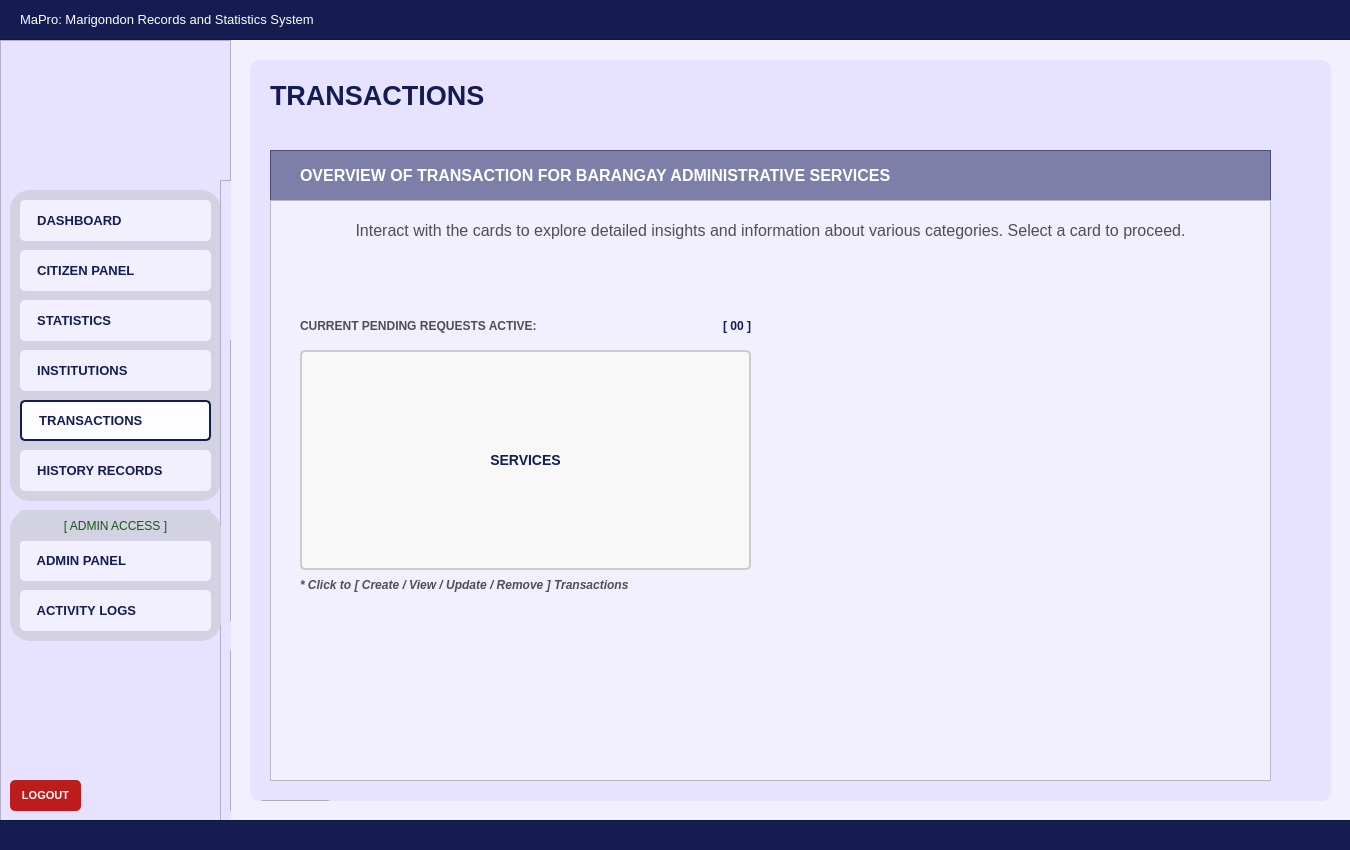
<?xml version="1.0" encoding="UTF-8"?>
<ui version="4.0">
 <class>User_dashboardWidget</class>
 <widget class="QWidget" name="User_dashboardWidget">
  <property name="geometry">
   <rect>
    <x>0</x>
    <y>0</y>
    <width>1350</width>
    <height>850</height>
   </rect>
  </property>
  <property name="sizePolicy">
   <sizepolicy hsizetype="Fixed" vsizetype="Fixed">
    <horstretch>0</horstretch>
    <verstretch>0</verstretch>
   </sizepolicy>
  </property>
  <property name="maximumSize">
   <size>
    <width>1350</width>
    <height>850</height>
   </size>
  </property>
  <property name="windowTitle">
   <string>Form</string>
  </property>
  <property name="styleSheet">
   <string notr="true">#User_dashboardWidget{
	background-color: #f2efff;
}</string>
  </property>
  <widget class="QFrame" name="baseNavFrame">
   <property name="geometry">
    <rect>
     <x>0</x>
     <y>40</y>
     <width>231</width>
     <height>781</height>
    </rect>
   </property>
   <property name="styleSheet">
    <string notr="true">#baseNavFrame {
	background-color: #e7e2ff;
}</string>
   </property>
   <property name="frameShape">
    <enum>QFrame::Shape::StyledPanel</enum>
   </property>
   <property name="frameShadow">
    <enum>QFrame::Shadow::Raised</enum>
   </property>
   <widget class="QFrame" name="baseNavFramesub1">
    <property name="geometry">
     <rect>
      <x>10</x>
      <y>150</y>
      <width>211</width>
      <height>311</height>
     </rect>
    </property>
    <property name="autoFillBackground">
     <bool>false</bool>
    </property>
    <property name="styleSheet">
     <string notr="true">#baseNavFramesub1{
	background-color: #d3d2e2;
	border-radius: 20px;
	border: 2px solid #d3d2e2;
	opacity: 0.1;
}</string>
    </property>
    <property name="frameShape">
     <enum>QFrame::Shape::StyledPanel</enum>
    </property>
    <property name="frameShadow">
     <enum>QFrame::Shadow::Raised</enum>
    </property>
    <widget class="QPushButton" name="nav_buttonDashboard">
     <property name="geometry">
      <rect>
       <x>10</x>
       <y>10</y>
       <width>191</width>
       <height>41</height>
      </rect>
     </property>
     <property name="font">
      <font>
       <family>Arial</family>
       <pointsize>10</pointsize>
       <bold>true</bold>
      </font>
     </property>
     <property name="cursor">
      <cursorShape>PointingHandCursor</cursorShape>
     </property>
     <property name="layoutDirection">
      <enum>Qt::LayoutDirection::LeftToRight</enum>
     </property>
     <property name="styleSheet">
      <string notr="true">#nav_buttonDashboard {
    background-color: #f2efff;
    color: #141c52;
    border-radius: 5px;
	text-align: left;
	padding: 10px;
}
#nav_buttonDashboard:hover {
    background-color: #fdfdff; /* Slightly lighter blue when hovered */
}
#nav_buttonDashboard:pressed {
    background-color: #e7e5f4; /* Darker blue when clicked */
}</string>
     </property>
     <property name="text">
      <string>  DASHBOARD</string>
     </property>
     <property name="icon">
      <iconset>
       <normaloff>../../Assets/Icons/icon_dashboard.svg</normaloff>../../Assets/Icons/icon_dashboard.svg</iconset>
     </property>
     <property name="iconSize">
      <size>
       <width>30</width>
       <height>30</height>
      </size>
     </property>
    </widget>
    <widget class="QPushButton" name="nav_buttonCitizenPanel">
     <property name="geometry">
      <rect>
       <x>10</x>
       <y>60</y>
       <width>191</width>
       <height>41</height>
      </rect>
     </property>
     <property name="font">
      <font>
       <family>Arial</family>
       <pointsize>10</pointsize>
       <bold>true</bold>
      </font>
     </property>
     <property name="cursor">
      <cursorShape>PointingHandCursor</cursorShape>
     </property>
     <property name="styleSheet">
      <string notr="true">#nav_buttonCitizenPanel {
    background-color: #f2efff;
    color: #141c52;
    border-radius: 5px;
	text-align: left;;
    padding: 10px; /* Optional: Adjusts spacing inside the button */
}
#nav_buttonCitizenPanel:hover {
    background-color: #fdfdff; /* Slightly lighter blue when hovered */
}
#nav_buttonCitizenPanel:pressed {
    background-color: #e7e5f4; /* Darker blue when clicked */
}</string>
     </property>
     <property name="text">
      <string>  CITIZEN PANEL</string>
     </property>
     <property name="icon">
      <iconset>
       <normaloff>../../Assets/Icons/icon_citizenprofiles.svg</normaloff>../../Assets/Icons/icon_citizenprofiles.svg</iconset>
     </property>
     <property name="iconSize">
      <size>
       <width>30</width>
       <height>30</height>
      </size>
     </property>
    </widget>
    <widget class="QPushButton" name="nav_buttonStatistics">
     <property name="geometry">
      <rect>
       <x>10</x>
       <y>110</y>
       <width>191</width>
       <height>41</height>
      </rect>
     </property>
     <property name="font">
      <font>
       <family>Arial</family>
       <pointsize>10</pointsize>
       <bold>true</bold>
      </font>
     </property>
     <property name="cursor">
      <cursorShape>PointingHandCursor</cursorShape>
     </property>
     <property name="styleSheet">
      <string notr="true">#nav_buttonStatistics {
    background-color: #f2efff;
    color: #141c52;
    border-radius: 5px;
	text-align: left;
    padding: 10px; /* Optional: Adjusts spacing inside the button */
}
#nav_buttonStatistics:hover {
    background-color: #fdfdff; /* Slightly lighter blue when hovered */
}
#nav_buttonStatistics:pressed {
    background-color: #e7e5f4; /* Darker blue when clicked */
}
</string>
     </property>
     <property name="text">
      <string>  STATISTICS</string>
     </property>
     <property name="icon">
      <iconset>
       <normaloff>../../Assets/Icons/icon_statistics.svg</normaloff>../../Assets/Icons/icon_statistics.svg</iconset>
     </property>
     <property name="iconSize">
      <size>
       <width>30</width>
       <height>30</height>
      </size>
     </property>
    </widget>
    <widget class="QPushButton" name="nav_buttonTransactions">
     <property name="geometry">
      <rect>
       <x>10</x>
       <y>210</y>
       <width>191</width>
       <height>41</height>
      </rect>
     </property>
     <property name="font">
      <font>
       <family>Arial</family>
       <pointsize>10</pointsize>
       <bold>true</bold>
      </font>
     </property>
     <property name="cursor">
      <cursorShape>PointingHandCursor</cursorShape>
     </property>
     <property name="styleSheet">
      <string notr="true">#nav_buttonTransactions {
    background-color: #fdfdff;
    color: #141c52;
    border-radius: 5px;
	border: 2px solid #141c52; 
	text-align: left;
    padding: 10px; /* Optional: Adjusts spacing inside the button */
}
</string>
     </property>
     <property name="text">
      <string>  TRANSACTIONS</string>
     </property>
     <property name="icon">
      <iconset>
       <normaloff>../../Assets/Icons/icon_transaction.svg</normaloff>../../Assets/Icons/icon_transaction.svg</iconset>
     </property>
     <property name="iconSize">
      <size>
       <width>30</width>
       <height>30</height>
      </size>
     </property>
    </widget>
    <widget class="QPushButton" name="nav_buttonInstitutions">
     <property name="geometry">
      <rect>
       <x>10</x>
       <y>160</y>
       <width>191</width>
       <height>41</height>
      </rect>
     </property>
     <property name="font">
      <font>
       <family>Arial</family>
       <pointsize>10</pointsize>
       <bold>true</bold>
      </font>
     </property>
     <property name="cursor">
      <cursorShape>PointingHandCursor</cursorShape>
     </property>
     <property name="autoFillBackground">
      <bool>false</bool>
     </property>
     <property name="styleSheet">
      <string notr="true">#nav_buttonInstitutions {
    background-color: #f2efff;
    color: #141c52;
    border-radius: 5px;
	text-align: left;
    padding: 10px; /* Optional: Adjusts spacing inside the button */
}
#nav_buttonInstitutions:hover {
    background-color: #fdfdff; /* Slightly lighter blue when hovered */
}
#nav_buttonInstitutions:pressed {
    background-color: #e7e5f4; /* Darker blue when clicked */
}
</string>
     </property>
     <property name="text">
      <string>  INSTITUTIONS</string>
     </property>
     <property name="icon">
      <iconset>
       <normaloff>../../Assets/Icons/icon_institutions.svg</normaloff>../../Assets/Icons/icon_institutions.svg</iconset>
     </property>
     <property name="iconSize">
      <size>
       <width>30</width>
       <height>30</height>
      </size>
     </property>
    </widget>
    <widget class="QPushButton" name="nav_buttonHistoryRecords">
     <property name="geometry">
      <rect>
       <x>10</x>
       <y>260</y>
       <width>191</width>
       <height>41</height>
      </rect>
     </property>
     <property name="font">
      <font>
       <family>Arial</family>
       <pointsize>10</pointsize>
       <bold>true</bold>
      </font>
     </property>
     <property name="cursor">
      <cursorShape>PointingHandCursor</cursorShape>
     </property>
     <property name="styleSheet">
      <string notr="true">#nav_buttonHistoryRecords {
    background-color: #f2efff;
    color: #141c52;
    border-radius: 5px;
	text-align: left;
    padding: 10px; /* Optional: Adjusts spacing inside the button */
}
#nav_buttonHistoryRecords:hover {
    background-color: #fdfdff; /* Slightly lighter blue when hovered */
}
#nav_buttonHistoryRecords:pressed {
    background-color: #e7e5f4; /* Darker blue when clicked */
}</string>
     </property>
     <property name="text">
      <string>  HISTORY RECORDS</string>
     </property>
     <property name="icon">
      <iconset>
       <normaloff>../../Assets/Icons/icon_historyrecord.svg</normaloff>../../Assets/Icons/icon_historyrecord.svg</iconset>
     </property>
     <property name="iconSize">
      <size>
       <width>30</width>
       <height>30</height>
      </size>
     </property>
    </widget>
   </widget>
   <widget class="QLabel" name="nav_imageLogo">
    <property name="geometry">
     <rect>
      <x>70</x>
      <y>30</y>
      <width>91</width>
      <height>91</height>
     </rect>
    </property>
    <property name="font">
     <font>
      <family>Arial</family>
      <pointsize>18</pointsize>
      <bold>true</bold>
     </font>
    </property>
    <property name="styleSheet">
     <string notr="true">#nav_imageLogo{	
	background-color: transparent;
	color: #ffffff;
}
</string>
    </property>
    <property name="text">
     <string/>
    </property>
    <property name="pixmap">
     <pixmap>../../Assets/Images/logo_brgyClear.png</pixmap>
    </property>
    <property name="scaledContents">
     <bool>true</bool>
    </property>
   </widget>
   <widget class="QPushButton" name="logout_buttonLogout">
    <property name="geometry">
     <rect>
      <x>10</x>
      <y>740</y>
      <width>71</width>
      <height>31</height>
     </rect>
    </property>
    <property name="font">
     <font>
      <family>Arial</family>
      <pointsize>8</pointsize>
      <bold>true</bold>
     </font>
    </property>
    <property name="cursor">
     <cursorShape>PointingHandCursor</cursorShape>
    </property>
    <property name="styleSheet">
     <string notr="true">#logout_buttonLogout {
    background-color: #bc1c1c;
    color: white;
    border-radius: 5px;
    padding: 10px; /* Optional: Adjusts spacing inside the button */
}
#logout_buttonLogout:hover {
    background-color: #d82020; /* Slightly lighter blue when hovered */
}
#logout_buttonLogout:pressed {
    background-color: #8c1515; /* Darker blue when clicked */
}</string>
    </property>
    <property name="text">
     <string>LOGOUT</string>
    </property>
   </widget>
   <widget class="QFrame" name="baseNavFrame_2">
    <property name="geometry">
     <rect>
      <x>220</x>
      <y>140</y>
      <width>231</width>
      <height>781</height>
     </rect>
    </property>
    <property name="styleSheet">
     <string notr="true">background-color: #e7e2ff;</string>
    </property>
    <property name="frameShape">
     <enum>QFrame::Shape::StyledPanel</enum>
    </property>
    <property name="frameShadow">
     <enum>QFrame::Shadow::Raised</enum>
    </property>
    <widget class="QFrame" name="baseNavFramesub1_2">
     <property name="geometry">
      <rect>
       <x>10</x>
       <y>160</y>
       <width>211</width>
       <height>281</height>
      </rect>
     </property>
     <property name="autoFillBackground">
      <bool>false</bool>
     </property>
     <property name="styleSheet">
      <string notr="true">#baseNavFramesub1{
	background-color: #d3d2e2;
	border-radius: 20px;
	border: 2px solid #d3d2e2;
	opacity: 0.1;
}</string>
     </property>
     <property name="frameShape">
      <enum>QFrame::Shape::StyledPanel</enum>
     </property>
     <property name="frameShadow">
      <enum>QFrame::Shadow::Raised</enum>
     </property>
    </widget>
    <widget class="QFrame" name="baseNavFramesub2_2">
     <property name="geometry">
      <rect>
       <x>10</x>
       <y>470</y>
       <width>211</width>
       <height>161</height>
      </rect>
     </property>
     <property name="autoFillBackground">
      <bool>false</bool>
     </property>
     <property name="styleSheet">
      <string notr="true">#baseNavFramesub2{
	background-color: #d3d2e2;
	border-radius: 20px;
	border: 2px solid #d3d2e2;
	opacity: 0.1;
}</string>
     </property>
     <property name="frameShape">
      <enum>QFrame::Shape::StyledPanel</enum>
     </property>
     <property name="frameShadow">
      <enum>QFrame::Shadow::Raised</enum>
     </property>
    </widget>
    <widget class="QLabel" name="login_imageLogo_2">
     <property name="geometry">
      <rect>
       <x>70</x>
       <y>30</y>
       <width>91</width>
       <height>91</height>
      </rect>
     </property>
     <property name="font">
      <font>
       <family>Arial</family>
       <pointsize>18</pointsize>
       <bold>true</bold>
      </font>
     </property>
     <property name="styleSheet">
      <string notr="true">#login_imageLogo{	
	background-color: transparent;
	color: #ffffff;
}
</string>
     </property>
     <property name="text">
      <string/>
     </property>
     <property name="pixmap">
      <pixmap>../Assets/logo_brgyClear.png</pixmap>
     </property>
     <property name="scaledContents">
      <bool>true</bool>
     </property>
    </widget>
    <widget class="QPushButton" name="logout_buttonLogout_2">
     <property name="geometry">
      <rect>
       <x>10</x>
       <y>740</y>
       <width>71</width>
       <height>31</height>
      </rect>
     </property>
     <property name="font">
      <font>
       <family>Arial</family>
       <pointsize>8</pointsize>
       <bold>true</bold>
      </font>
     </property>
     <property name="cursor">
      <cursorShape>PointingHandCursor</cursorShape>
     </property>
     <property name="styleSheet">
      <string notr="true">#logout_buttonLogout {
    background-color: #bc1c1c;
    color: white;
    border-radius: 5px;
    padding: 10px; /* Optional: Adjusts spacing inside the button */
}
#logout_buttonLogout:hover {
    background-color: #d82020; /* Slightly lighter blue when hovered */
}
#logout_buttonLogout:pressed {
    background-color: #8c1515; /* Darker blue when clicked */
}</string>
     </property>
     <property name="text">
      <string>LOGOUT</string>
     </property>
    </widget>
   </widget>
   <widget class="QFrame" name="baseNavFramesub2">
    <property name="geometry">
     <rect>
      <x>10</x>
      <y>470</y>
      <width>211</width>
      <height>131</height>
     </rect>
    </property>
    <property name="autoFillBackground">
     <bool>false</bool>
    </property>
    <property name="styleSheet">
     <string notr="true">#baseNavFramesub2{
	background-color: #d3d2e2;
	border-radius: 20px;
	border: 2px solid #d3d2e2;
	opacity: 0.1;
}</string>
    </property>
    <property name="frameShape">
     <enum>QFrame::Shape::StyledPanel</enum>
    </property>
    <property name="frameShadow">
     <enum>QFrame::Shadow::Raised</enum>
    </property>
    <widget class="QPushButton" name="nav_buttonAdminPanel">
     <property name="geometry">
      <rect>
       <x>10</x>
       <y>30</y>
       <width>191</width>
       <height>41</height>
      </rect>
     </property>
     <property name="font">
      <font>
       <family>Arial</family>
       <pointsize>10</pointsize>
       <bold>true</bold>
      </font>
     </property>
     <property name="cursor">
      <cursorShape>PointingHandCursor</cursorShape>
     </property>
     <property name="styleSheet">
      <string notr="true">#nav_buttonAdminPanel {
    background-color: #f2efff;
    color: #141c52;
    border-radius: 5px;
	text-align: left;
    padding: 10px; /* Optional: Adjusts spacing inside the button */
}
#nav_buttonAdminPanel:hover {
    background-color: #fdfdff; /* Slightly lighter blue when hovered */
}
#nav_buttonAdminPanel:pressed {
    background-color: #e7e5f4; /* Darker blue when clicked */
}</string>
     </property>
     <property name="text">
      <string>  ADMIN PANEL</string>
     </property>
     <property name="icon">
      <iconset>
       <normaloff>../../Assets/Icons/icon_adminoverview_off.svg</normaloff>../../Assets/Icons/icon_adminoverview_off.svg</iconset>
     </property>
     <property name="iconSize">
      <size>
       <width>30</width>
       <height>30</height>
      </size>
     </property>
    </widget>
    <widget class="QPushButton" name="nav_buttonActivityLogs">
     <property name="geometry">
      <rect>
       <x>10</x>
       <y>80</y>
       <width>191</width>
       <height>41</height>
      </rect>
     </property>
     <property name="font">
      <font>
       <family>Arial</family>
       <pointsize>10</pointsize>
       <bold>true</bold>
      </font>
     </property>
     <property name="cursor">
      <cursorShape>PointingHandCursor</cursorShape>
     </property>
     <property name="styleSheet">
      <string notr="true">#nav_buttonActivityLogs {
    background-color: #f2efff;
    color: #141c52;
    border-radius: 5px;
	text-align: left;
    padding: 10px; /* Optional: Adjusts spacing inside the button */
}
#nav_buttonActivityLogs:hover {
    background-color: #fdfdff; /* Slightly lighter blue when hovered */
}
#nav_buttonActivityLogs:pressed {
    background-color: #e7e5f4; /* Darker blue when clicked */
}</string>
     </property>
     <property name="text">
      <string>  ACTIVITY LOGS</string>
     </property>
     <property name="icon">
      <iconset>
       <normaloff>../../Assets/Icons/icon_activitylogs_off.svg</normaloff>../../Assets/Icons/icon_activitylogs_off.svg</iconset>
     </property>
     <property name="iconSize">
      <size>
       <width>30</width>
       <height>30</height>
      </size>
     </property>
    </widget>
    <widget class="QPushButton" name="label_admin">
     <property name="geometry">
      <rect>
       <x>10</x>
       <y>0</y>
       <width>191</width>
       <height>31</height>
      </rect>
     </property>
     <property name="styleSheet">
      <string notr="true">#label_admin{
	background-color: #d3d2e2;
	border-radius: 20px;
	border: 2px solid #d3d2e2;
	opacity: 0.1;
	color: #165416;
}</string>
     </property>
     <property name="text">
      <string>[ ADMIN ACCESS ]</string>
     </property>
     <property name="icon">
      <iconset>
       <normaloff>../Assets/Icons/icon_isLocked.svg</normaloff>../Assets/Icons/icon_isLocked.svg</iconset>
     </property>
     <property name="iconSize">
      <size>
       <width>20</width>
       <height>20</height>
      </size>
     </property>
    </widget>
   </widget>
  </widget>
  <widget class="QFrame" name="border_blueLines1">
   <property name="geometry">
    <rect>
     <x>-10</x>
     <y>-1</y>
     <width>1371</width>
     <height>41</height>
    </rect>
   </property>
   <property name="styleSheet">
    <string notr="true">#border_blueLines1{
	background-color: #141c52;
}
</string>
   </property>
   <property name="frameShape">
    <enum>QFrame::Shape::StyledPanel</enum>
   </property>
   <property name="frameShadow">
    <enum>QFrame::Shadow::Raised</enum>
   </property>
   <widget class="QLabel" name="app_title">
    <property name="geometry">
     <rect>
      <x>30</x>
      <y>0</y>
      <width>451</width>
      <height>41</height>
     </rect>
    </property>
    <property name="font">
     <font>
      <family>Arial</family>
      <pointsize>10</pointsize>
      <bold>false</bold>
     </font>
    </property>
    <property name="styleSheet">
     <string notr="true">#app_title {
	background-color: transparent;
	color: #FFFFFF;
}
</string>
    </property>
    <property name="text">
     <string>MaPro: Marigondon Records and Statistics System</string>
    </property>
    <property name="alignment">
     <set>Qt::AlignmentFlag::AlignLeading|Qt::AlignmentFlag::AlignLeft|Qt::AlignmentFlag::AlignVCenter</set>
    </property>
   </widget>
  </widget>
  <widget class="QFrame" name="border_blueLines2">
   <property name="geometry">
    <rect>
     <x>-10</x>
     <y>820</y>
     <width>1381</width>
     <height>31</height>
    </rect>
   </property>
   <property name="styleSheet">
    <string notr="true">#border_blueLines2{
	background-color: #141c52;
}
</string>
   </property>
   <property name="frameShape">
    <enum>QFrame::Shape::StyledPanel</enum>
   </property>
   <property name="frameShadow">
    <enum>QFrame::Shadow::Raised</enum>
   </property>
  </widget>
  <widget class="QFrame" name="baseBodyFrame">
   <property name="geometry">
    <rect>
     <x>250</x>
     <y>60</y>
     <width>1081</width>
     <height>741</height>
    </rect>
   </property>
   <property name="styleSheet">
    <string notr="true">#baseBodyFrame {
	background-color: #e7e2ff;
	border: none;
	border-radius: 10px;
}</string>
   </property>
   <property name="frameShape">
    <enum>QFrame::Shape::StyledPanel</enum>
   </property>
   <property name="frameShadow">
    <enum>QFrame::Shadow::Raised</enum>
   </property>
   <widget class="QPushButton" name="logout_buttonLogout_3">
    <property name="geometry">
     <rect>
      <x>10</x>
      <y>740</y>
      <width>71</width>
      <height>31</height>
     </rect>
    </property>
    <property name="font">
     <font>
      <family>Arial</family>
      <pointsize>8</pointsize>
      <bold>true</bold>
     </font>
    </property>
    <property name="cursor">
     <cursorShape>PointingHandCursor</cursorShape>
    </property>
    <property name="styleSheet">
     <string notr="true">#logout_buttonLogout {
    background-color: #bc1c1c;
    color: white;
    border-radius: 5px;
    padding: 10px; /* Optional: Adjusts spacing inside the button */
}
#logout_buttonLogout:hover {
    background-color: #d82020; /* Slightly lighter blue when hovered */
}
#logout_buttonLogout:pressed {
    background-color: #8c1515; /* Darker blue when clicked */
}</string>
    </property>
    <property name="text">
     <string>LOGOUT</string>
    </property>
   </widget>
   <widget class="QLabel" name="title_bodySchedule">
    <property name="geometry">
     <rect>
      <x>20</x>
      <y>20</y>
      <width>381</width>
      <height>31</height>
     </rect>
    </property>
    <property name="font">
     <font>
      <family>Arial</family>
      <pointsize>20</pointsize>
      <bold>true</bold>
     </font>
    </property>
    <property name="styleSheet">
     <string notr="true">#title_bodySchedule {
	background-color: transparent;
	color: #141c52;
}
</string>
    </property>
    <property name="text">
     <string>TRANSACTIONS</string>
    </property>
   </widget>
   <widget class="QFrame" name="table_titleFrameStatistics">
    <property name="geometry">
     <rect>
      <x>20</x>
      <y>90</y>
      <width>1001</width>
      <height>51</height>
     </rect>
    </property>
    <property name="styleSheet">
     <string notr="true">#table_titleFrameStatistics{
	background-color: rgba(20, 28, 82, 128)
}
</string>
    </property>
    <property name="frameShape">
     <enum>QFrame::Shape::StyledPanel</enum>
    </property>
    <property name="frameShadow">
     <enum>QFrame::Shadow::Raised</enum>
    </property>
    <widget class="QLabel" name="statistics_labelNote">
     <property name="geometry">
      <rect>
       <x>30</x>
       <y>0</y>
       <width>941</width>
       <height>51</height>
      </rect>
     </property>
     <property name="font">
      <font>
       <family>Arial</family>
       <pointsize>12</pointsize>
       <bold>true</bold>
      </font>
     </property>
     <property name="styleSheet">
      <string notr="true">#statistics_labelNote {
	background-color: transparent;
	color: #FFFFFF;
}
</string>
     </property>
     <property name="text">
      <string>OVERVIEW OF TRANSACTION FOR BARANGAY ADMINISTRATIVE SERVICES</string>
     </property>
    </widget>
   </widget>
   <widget class="QFrame" name="statistics_frameBody">
    <property name="geometry">
     <rect>
      <x>20</x>
      <y>140</y>
      <width>1001</width>
      <height>581</height>
     </rect>
    </property>
    <property name="styleSheet">
     <string notr="true">#statistics_frameBody{
	background-color: #f2efff;
}</string>
    </property>
    <property name="frameShape">
     <enum>QFrame::Shape::StyledPanel</enum>
    </property>
    <property name="frameShadow">
     <enum>QFrame::Shadow::Raised</enum>
    </property>
    <widget class="QToolButton" name="trans_ButtonCategory_Services">
     <property name="geometry">
      <rect>
       <x>30</x>
       <y>150</y>
       <width>451</width>
       <height>220</height>
      </rect>
     </property>
     <property name="font">
      <font>
       <family>Arial</family>
       <pointsize>-1</pointsize>
       <bold>true</bold>
      </font>
     </property>
     <property name="cursor">
      <cursorShape>PointingHandCursor</cursorShape>
     </property>
     <property name="styleSheet">
      <string notr="true">#trans_ButtonCategory_Services {
    background-color: #f8f8f8;
    color: #141c52;
    border-radius: 5px;
    border: 2px solid #ccc;
    padding: 25px; /* Adds space inside the button */
    font-size: 14px; /* Text size */
    text-align: center; /* Ensures text is centered */
    qproperty-iconSize: 120px 120px; /* Adjust icon size */
}

#trans_ButtonCategory_Services:hover {
    background-color: #e2e5ff; /* Slightly lighter blue when hovered */
}
#trans_ButtonCategory_Services:pressed {
    background-color: #c8cbef; /* Darker blue when clicked */
}

#trans_ButtonCategory_Services::icon {
    margin-bottom: 10px; /* Space between the icon and text */
}</string>
     </property>
     <property name="text">
      <string>SERVICES</string>
     </property>
     <property name="icon">
      <iconset>
       <normaloff>../../Assets/Images/img_transaction_papers.png</normaloff>../../Assets/Images/img_transaction_papers.png</iconset>
     </property>
     <property name="iconSize">
      <size>
       <width>120</width>
       <height>120</height>
      </size>
     </property>
     <property name="toolButtonStyle">
      <enum>Qt::ToolButtonStyle::ToolButtonTextUnderIcon</enum>
     </property>
    </widget>
    <widget class="QLabel" name="statistics_labelDesc">
     <property name="geometry">
      <rect>
       <x>0</x>
       <y>10</y>
       <width>1001</width>
       <height>41</height>
      </rect>
     </property>
     <property name="font">
      <font>
       <family>Arial</family>
       <pointsize>12</pointsize>
       <bold>false</bold>
      </font>
     </property>
     <property name="styleSheet">
      <string notr="true">#statistics_labelDesc {
	background-color: transparent;
	color: #4f4f4f;
}
</string>
     </property>
     <property name="text">
      <string>Interact with the cards to explore detailed insights and information about various categories. Select a card to proceed.</string>
     </property>
     <property name="alignment">
      <set>Qt::AlignmentFlag::AlignCenter</set>
     </property>
    </widget>
    <widget class="QLabel" name="trans_labelTotalPendingRequests">
     <property name="geometry">
      <rect>
       <x>30</x>
       <y>110</y>
       <width>251</width>
       <height>31</height>
      </rect>
     </property>
     <property name="font">
      <font>
       <family>Arial</family>
       <pointsize>9</pointsize>
       <bold>true</bold>
      </font>
     </property>
     <property name="styleSheet">
      <string notr="true">#trans_labelTotalPendingRequests {
	background-color: transparent;
	color: #4f4f4f;
}
</string>
     </property>
     <property name="text">
      <string>CURRENT PENDING REQUESTS ACTIVE: </string>
     </property>
     <property name="alignment">
      <set>Qt::AlignmentFlag::AlignLeading|Qt::AlignmentFlag::AlignLeft|Qt::AlignmentFlag::AlignVCenter</set>
     </property>
    </widget>
    <widget class="QLabel" name="trans_displayTotalPendingRequests">
     <property name="geometry">
      <rect>
       <x>270</x>
       <y>110</y>
       <width>211</width>
       <height>31</height>
      </rect>
     </property>
     <property name="font">
      <font>
       <family>Arial</family>
       <pointsize>9</pointsize>
       <bold>true</bold>
      </font>
     </property>
     <property name="styleSheet">
      <string notr="true">#trans_displayTotalPendingRequests {
	background-color: transparent;
	color: rgb(20, 28, 82);
}
</string>
     </property>
     <property name="text">
      <string>[ 00 ]</string>
     </property>
     <property name="alignment">
      <set>Qt::AlignmentFlag::AlignRight|Qt::AlignmentFlag::AlignTrailing|Qt::AlignmentFlag::AlignVCenter</set>
     </property>
    </widget>
    <widget class="QLabel" name="desc_01">
     <property name="geometry">
      <rect>
       <x>30</x>
       <y>370</y>
       <width>451</width>
       <height>31</height>
      </rect>
     </property>
     <property name="font">
      <font>
       <family>Arial</family>
       <pointsize>9</pointsize>
       <bold>true</bold>
      </font>
     </property>
     <property name="styleSheet">
      <string notr="true">#desc_01 {
	background-color: transparent;
	color: #4f4f4f;
}
</string>
     </property>
     <property name="text">
      <string>&lt;html&gt;&lt;head/&gt;&lt;body&gt;&lt;p&gt;&lt;span style=&quot; font-style:italic;&quot;&gt;* Click to [ Create / View / Update / Remove ] Transactions&lt;/span&gt;&lt;/p&gt;&lt;/body&gt;&lt;/html&gt;</string>
     </property>
     <property name="alignment">
      <set>Qt::AlignmentFlag::AlignLeading|Qt::AlignmentFlag::AlignLeft|Qt::AlignmentFlag::AlignVCenter</set>
     </property>
    </widget>
   </widget>
  </widget>
 </widget>
 <resources/>
 <connections/>
</ui>
